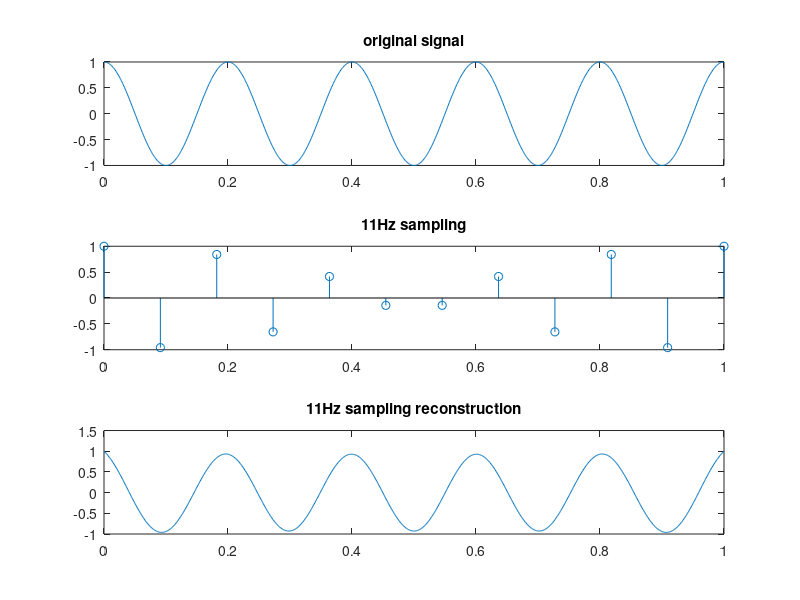

The MATLAB script that drew this image:
clc; clear;

x = 0:0.001:1;
freq = 5;

original = cos(2*pi*freq*x);                    % 원 신호

subplot(3,1,1)
plot(x,original);
title('original signal')

sampling_freq = 11;                             % 샘플링 주파수

sampled = zeros(0, sampling_freq);
reconstructed = 0;                              % 복원된 신호

for i = 0:sampling_freq
    sampled(i+1) = cos(2*pi*freq*i/sampling_freq);
    reconstructed = reconstructed + sampled(i+1)*sinc((x-i/sampling_freq)*sampling_freq);
end

subplot(3,1,2)
stem(0:1/sampling_freq:1, sampled)
title([num2str(sampling_freq), 'Hz sampling'])

subplot(3,1,3)
plot(x, reconstructed(1:length(x)))
title([num2str(sampling_freq), 'Hz sampling reconstruction'])